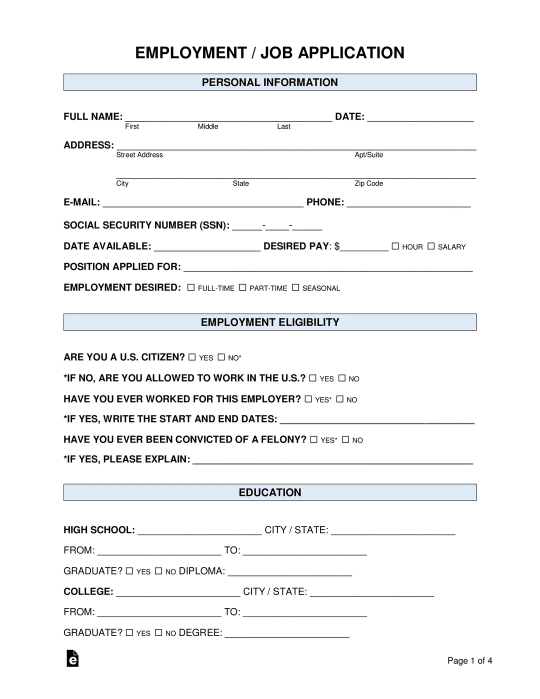
#> input picture assets/images/job_application.png, 1080 x 1398 px (shown at 1/2 size)
$ python -i arcade.py   (imports and definitions only)
#> lines starting #> are read from the running program, lines starting #| are printed output that depends on the picture; after the words box and inside, x2 and y2 are one past the last pixel; in counts of white or black regions, pixels touching at a corner belong together
import cv2
import time
import random
import numpy as np
import os
import math

class FallingItem:
    # [27 lines left out: function __init__, not called in this run]

    def update(self):
        self.y += self.speed

    # [17 lines left out: function draw, not called in this run]

class ArcadeComponent:
    def __init__(self):
        self.active = False
        self.game_over = False

        # Dimensiuni Basket
        self.basket_w = 150
        self.basket_h = 100

        self.good_labels = ["DATA", "INFO", "WIFI", "JAVA", "PY", "C++", "HTML", "CSS", "JS", "SQL"]
        self.troll_labels = ["JOB", "CV", "HR", "BOSS"]

        # Incarcare imagine Troll
        current_dir = os.path.dirname(os.path.abspath(__file__))
        project_root = os.path.abspath(os.path.join(current_dir, "../../../"))
        img_path = os.path.join(project_root, "assets", "images", "job_application.png")

        self.troll_img = cv2.imread(img_path)
        if self.troll_img is None:
            self.troll_img = np.zeros((720, 1280, 3), dtype=np.uint8)
            self.troll_img[:] = (0, 0, 255)

        # High Score Session-Based
        self.high_score = 0

        # Game Over Buttons
        self.game_over_buttons = {
            "RETRY": (0.15, 0.75, 0.3, 0.15),
            "MENU":  (0.55, 0.75, 0.3, 0.15)
        }

        # Buton Back
        self.back_btn_layout = (0.03, 0.05, 0.12, 0.07)
        self.back_hovered = False
        self.back_start_time = 0
        self.back_progress = 0.0

        self.PALETTE = {
            "CYAN":   (235, 206, 135),
            "PINK":   (203, 192, 255),
            "BG_DARK": (40, 20, 45),
            "TEXT":   (255, 255, 255)
        }

        self.hovered_btn = None
        self.hover_start_time = 0
        self.selection_progress = 0.0
        self.SELECTION_THRESHOLD = 1.5

        # Damage Effects
        self.damage_timer = 0
        self.shake_intensity = 0

        self.reset()

    def reset(self):
        self.active = True
        self.game_over = False

        self.score = 0
        self.lives = 3

        self.items = []
        self.last_spawn_time = time.time()

        self.troll_active = False
        self.troll_start_time = 0
        self.TROLL_DURATION = 0.5

        self.basket_x = 0
        self.last_cx = 0.5

        self.hovered_btn = None
        self.selection_progress = 0.0
        self.back_hovered = False
        self.back_progress = 0.0

        # Reset Damage Effect
        self.damage_timer = 0
        self.shake_intensity = 0

    # [116 lines left out: functions _trigger_damage, update, _spawn_item, not called in this run]

    def _draw_laptop(self, frame, x, y, shake_x, shake_y):
        x += int(shake_x)
        y += int(shake_y)

        base_w = self.basket_w
        base_h = 20
        screen_h = 80
        screen_w = base_w

        cv2.rectangle(frame, (x - screen_w//2, y - screen_h), (x + screen_w//2, y), (50, 50, 50), -1)
        cv2.rectangle(frame, (x - screen_w//2 + 5, y - screen_h + 5), (x + screen_w//2 - 5, y - 5), (255, 200, 100), -1)

        for i in range(3):
            ly = y - screen_h + 20 + (i * 15)
            cv2.line(frame, (x - screen_w//2 + 15, ly), (x + screen_w//2 - 15, ly), (255, 255, 255), 2)

        cv2.rectangle(frame, (x - base_w//2, y), (x + base_w//2, y + base_h), (80, 80, 80), -1)
        cv2.rectangle(frame, (x - 20, y + 5), (x + 20, y + 15), (40, 40, 40), -1)

    def _draw_heart(self, frame, x, y, size, active):
        color = (0, 0, 255) if active else (50, 50, 50)

        radius = size // 2
        cv2.circle(frame, (x - radius, y - radius), radius, color, -1)
        cv2.circle(frame, (x + radius, y - radius), radius, color, -1)

        pt1 = (x - size, y - radius + 3)
        pt2 = (x + size, y - radius + 3)
        pt3 = (x, y + size)

        triangle_cnt = np.array( [pt1, pt2, pt3] )
        cv2.fillPoly(frame, [triangle_cnt], color)

    def _draw_back_button(self, frame):
        h, w, _ = frame.shape
        bx, by, bw, bh = self.back_btn_layout
        x1, y1 = int(bx * w), int(by * h)
        x2, y2 = int((bx + bw) * w), int((by + bh) * h)

        corner_color = self.PALETTE["PINK"] if self.back_hovered else self.PALETTE["CYAN"]
        bg_color = self.PALETTE["BG_DARK"]

        roi = frame[y1:y2, x1:x2]
        block = np.zeros_like(roi, dtype=np.uint8)
        block[:] = bg_color
        cv2.addWeighted(block, 0.4, roi, 0.6, 0, roi)
        frame[y1:y2, x1:x2] = roi

        corner_w = int((x2-x1) * 0.3)
        corner_h = int((y2-y1) * 0.4)
        thick = 3 if self.back_hovered else 2

        cv2.line(frame, (x1, y1), (x1+corner_w, y1), corner_color, thick)
        cv2.line(frame, (x1, y1), (x1, y1+corner_h), corner_color, thick)
        cv2.line(frame, (x2, y2), (x2-corner_w, y2), corner_color, thick)
        cv2.line(frame, (x2, y2), (x2, y2-corner_h), corner_color, thick)

        if self.back_hovered and self.back_progress > 0:
            pw = int((x2-x1) * self.back_progress)
            cv2.rectangle(frame, (x1, y2-4), (x1+pw, y2), self.PALETTE["PINK"], -1)

        label = "<< INAPOI"
        ts = cv2.getTextSize(label, cv2.FONT_HERSHEY_SIMPLEX, 0.7, 2)[0]
        tx = x1 + (x2-x1-ts[0]) // 2
        ty = y1 + (y2-y1+ts[1]) // 2
        cv2.putText(frame, label, (tx, ty), cv2.FONT_HERSHEY_SIMPLEX, 0.7, self.PALETTE["TEXT"], 2)

    def draw(self, frame):
        h, w, _ = frame.shape

        shake_x, shake_y = 0, 0
        damage_elapsed = time.time() - self.damage_timer
        is_damaged = (damage_elapsed < 0.4)

        if is_damaged:
            shake_x = random.randint(-self.shake_intensity, self.shake_intensity)
            shake_y = random.randint(-self.shake_intensity, self.shake_intensity)
            self.shake_intensity = max(0, int(self.shake_intensity * 0.9))

        if self.troll_active and self.troll_img is not None:
            troll_overlay = cv2.resize(self.troll_img, (w, h))
            frame[:] = troll_overlay
            cv2.putText(frame, "GET A JOB", (w//2 - 250, h//2),
                       cv2.FONT_HERSHEY_SIMPLEX, 3.0, (0, 0, 255), 8)
            cv2.putText(frame, "GET A JOB", (w//2 - 250, h//2),
                       cv2.FONT_HERSHEY_SIMPLEX, 3.0, (255, 255, 255), 3)
            return frame

        if self.game_over:
            overlay = frame.copy()
            bg_overlay = (10, 10, 30)
            cv2.rectangle(overlay, (0, 0), (w, h), bg_overlay, -1)
            cv2.addWeighted(overlay, 0.85, frame, 0.15, 0, frame)

            title = "GAME OVER"
            title_col = (0, 0, 255)

            cv2.putText(frame, title, (w//2 - 200, h//3),
                       cv2.FONT_HERSHEY_SIMPLEX, 2.0, title_col, 5)
            cv2.putText(frame, title, (w//2 - 200, h//3),
                       cv2.FONT_HERSHEY_SIMPLEX, 2.0, (255, 255, 255), 2)

            cv2.putText(frame, f"Scor Final: {self.score}", (w//2 - 150, h//3 + 80),
                       cv2.FONT_HERSHEY_SIMPLEX, 1.2, (255, 255, 255), 2)

            hs_text = f"CEL MAI BUN (SESIUNE): {self.high_score}"
            cv2.putText(frame, hs_text, (w//2 - 200, h//3 + 140),
                       cv2.FONT_HERSHEY_SIMPLEX, 1.2, (0, 215, 255), 2)

            for key, (bx, by, bw, bh) in self.game_over_buttons.items():
                x1 = int(bx * w)
                y1 = int(by * h)
                x2 = int((bx + bw) * w)
                y2 = int((by + bh) * h)

                is_hovered = (self.hovered_btn == key)

                color_bg = (50, 50, 50)
                color_border = (200, 200, 200)
                if is_hovered:
                    color_bg = (0, 100, 0) if key == "RETRY" else (0, 0, 100)
                    color_border = (0, 255, 0) if key == "RETRY" else (0, 100, 255)

                cv2.rectangle(frame, (x1, y1), (x2, y2), color_bg, -1)
                cv2.rectangle(frame, (x1, y1), (x2, y2), color_border, 3)

                if is_hovered:
                    prog_w = int((x2 - x1) * self.selection_progress)
                    cv2.rectangle(frame, (x1, y2-10), (x1+prog_w, y2), (255, 255, 255), -1)

                label = "REINCEARCA" if key == "RETRY" else "INAPOI LA JOCURI"
                ts = cv2.getTextSize(label, cv2.FONT_HERSHEY_SIMPLEX, 0.8, 2)[0]
                tx = x1 + (x2 - x1 - ts[0]) // 2
                ty = y1 + (y2 - y1 + ts[1]) // 2
                cv2.putText(frame, label, (tx, ty), cv2.FONT_HERSHEY_SIMPLEX, 0.8, (255, 255, 255), 2)

            return frame

        if is_damaged:
            overlay = frame.copy()
            cv2.rectangle(overlay, (0, 0), (w, h), (0, 0, 255), -1)
            cv2.addWeighted(overlay, 0.3, frame, 0.7, 0, frame)

        basket_x = int(self.last_cx * w)
        basket_y = h - 100
        self._draw_laptop(frame, basket_x, basket_y, shake_x, shake_y)

        scale_x = w / 1920
        scale_y = h / 1080

        for item in self.items:
            orig_x, orig_y = item.x, item.y
            orig_r = item.radius

            item.x = int(orig_x * scale_x)
            item.y = int(orig_y * scale_y)
            item.radius = int(orig_r * min(scale_x, scale_y))

            item.draw(frame, shake_x, shake_y)

            item.x, item.y = orig_x, orig_y
            item.radius = orig_r

        self._draw_back_button(frame)

        heart_size = 18
        spacing = 50

        for i in range(3):
            lx_normal = (w - 180) + (i * spacing)
            is_active = (i < self.lives)
            self._draw_heart(frame, lx_normal, 60, heart_size, is_active)

        score_text = f"SCOR: {self.score}"
        ts_score = cv2.getTextSize(score_text, cv2.FONT_HERSHEY_SIMPLEX, 1.2, 3)[0]
        score_x = (w - 200) - ts_score[0] - 20
        score_y = 70

        cv2.putText(frame, score_text, (score_x + 2, score_y + 2),
                   cv2.FONT_HERSHEY_SIMPLEX, 1.2, (0, 0, 0), 3)
        cv2.putText(frame, score_text, (score_x, score_y),
                   cv2.FONT_HERSHEY_SIMPLEX, 1.2, (0, 255, 0), 3)

        hs_small = f"BEST: {self.high_score}"
        cv2.putText(frame, hs_small, (w - 250, 110),
                   cv2.FONT_HERSHEY_SIMPLEX, 0.7, (200, 200, 0), 2)

        return frame

>>> import cv2
>>> picture = cv2.imread('../../../assets/images/job_application.png')
#> picture is the input picture: shape (1398, 1080, 3); mean B, G, R 244.6, 244, 243.4
>>> result = ArcadeComponent().draw(picture)
#> in _draw_laptop, `cv2.rectangle(frame, (x - screen_w//2 + 5, y - screen_h + 5), (x + scr..`: frame: shape (1398, 1080, 3); mean B, G, R 244.3, 243.4, 242.2
#> after the loop in _draw_laptop, `for i in range(3):`:
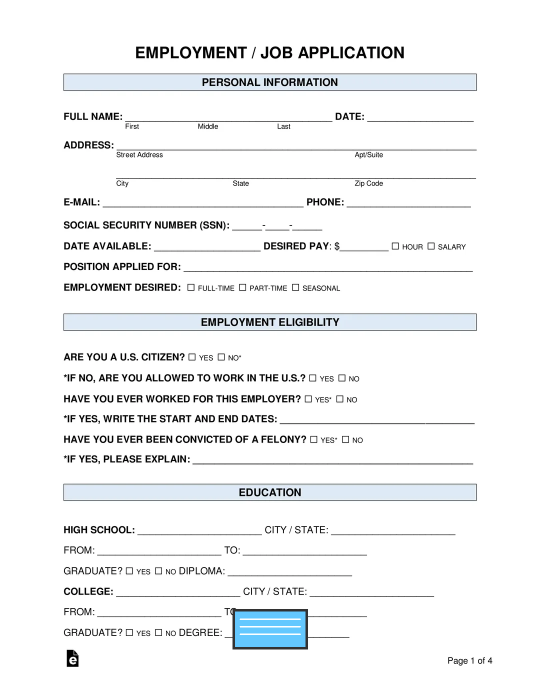
#> frame: shape (1398, 1080, 3) (shown at 1/2 size); mean B, G, R 244.3, 243.5, 242.3
#> in _draw_laptop, `cv2.rectangle(frame, (x - base_w//2, y), (x + base_w//2, y + base_h), ..`:
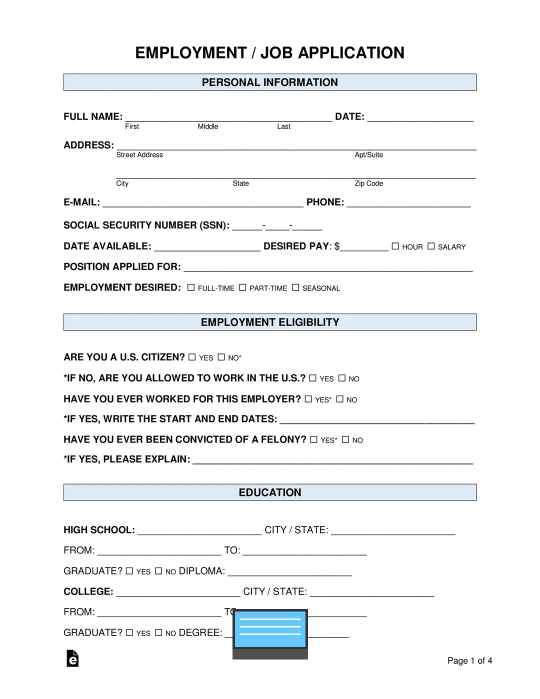
#> frame: shape (1398, 1080, 3) (shown at 1/2 size); 0.21% of pixels changed, all inside (x1, y1, x2, y2) = (465, 1298, 616, 1319)
#> in _draw_laptop, `cv2.rectangle(frame, (x - 20, y + 5), (x + 20, y + 15), (40, 40, 40), ..`: frame: shape (1398, 1080, 3); 0.03% of pixels changed, all inside (x1, y1, x2, y2) = (520, 1303, 561, 1314)
#> in _draw_back_button, `roi = frame[y1:y2, x1:x2]`:
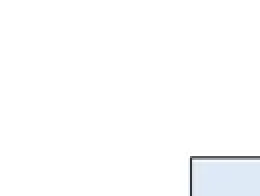
#> roi: shape (98, 130, 3) (shown 2 times larger); mean B, G, R 253.5, 253, 252.4
#> in _draw_back_button, `cv2.addWeighted(block, 0.4, roi, 0.6, 0, roi)`:
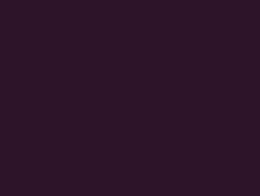
#> block: shape (98, 130, 3) (shown 2 times larger); mean B, G, R 40, 20, 45
#> in _draw_back_button, `cv2.addWeighted(block, 0.4, roi, 0.6, 0, roi)`:
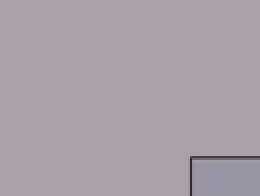
#> roi: shape (98, 130, 3) (shown 2 times larger); mean B, G, R 168.1, 159.8, 169.4
#> in _draw_back_button, `cv2.line(frame, (x1, y1), (x1+corner_w, y1), corner_color, thick)`: frame: shape (1398, 1080, 3); mean B, G, R 243.3, 242.3, 241.2
#> in _draw_back_button, `cv2.line(frame, (x1, y1), (x1, y1+corner_h), corner_color, thick)`: frame: shape (1398, 1080, 3); mean B, G, R 243.3, 242.3, 241.2
#> in _draw_back_button, `cv2.line(frame, (x2, y2), (x2-corner_w, y2), corner_color, thick)`: frame: shape (1398, 1080, 3); mean B, G, R 243.3, 242.3, 241.2
#> in _draw_back_button, `cv2.line(frame, (x2, y2), (x2, y2-corner_h), corner_color, thick)`: frame: shape (1398, 1080, 3); mean B, G, R 243.3, 242.3, 241.2
#> in _draw_back_button, `ts = cv2.getTextSize(label, cv2.FONT_HERSHEY_SIMPLEX, 0.7, 2)[0]`: ts = (116, 16)
#> in _draw_back_button, `tx = x1 + (x2-x1-ts[0]) // 2`: tx = 39
#> in _draw_back_button, `ty = y1 + (y2-y1+ts[1]) // 2`: ty = 126
#> after the loop in draw, `for i in range(3):`:
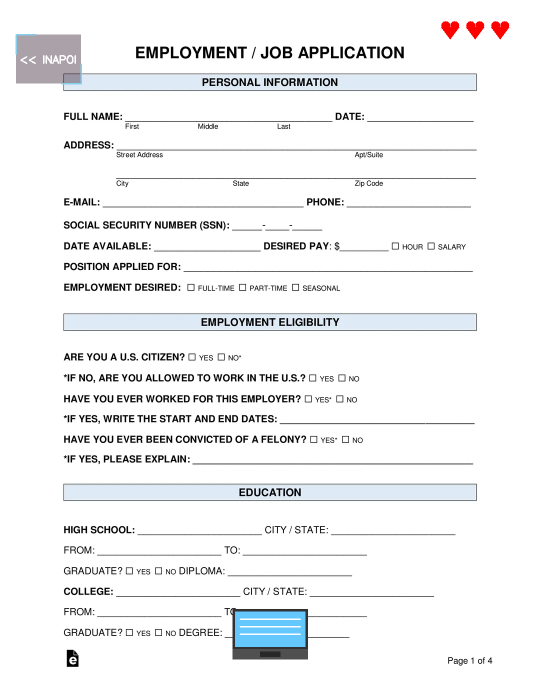
#> frame: shape (1398, 1080, 3) (shown at 1/2 size); mean B, G, R 242.9, 242, 241.3
#> in draw, `score_text = f"SCOR: {self.score}"`: score_text = 'SCOR: 0'
#> in draw, `ts_score = cv2.getTextSize(score_text, cv2.FONT_HERSHEY_SIMPLEX, 1.2, ..`: ts_score = (159, 27)
#> in draw, `score_x = (w - 200) - ts_score[0] - 20`: score_x = 701
#> in draw, `hs_small = f"BEST: {self.high_score}"`: hs_small = 'BEST: 0'
#> in draw, `cv2.putText(frame, hs_small, (w - 250, 110), cv2.FONT_HERSHEY_SIMPLEX,..`:
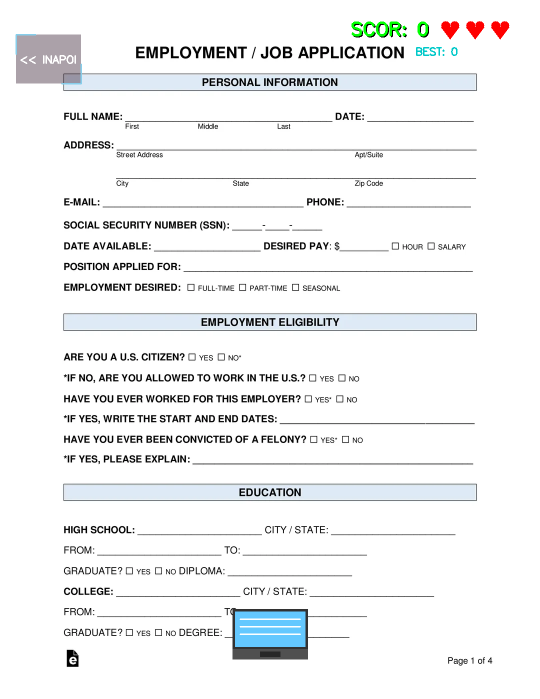
#> frame: shape (1398, 1080, 3) (shown at 1/2 size); mean B, G, R 242.5, 241.8, 240.7
